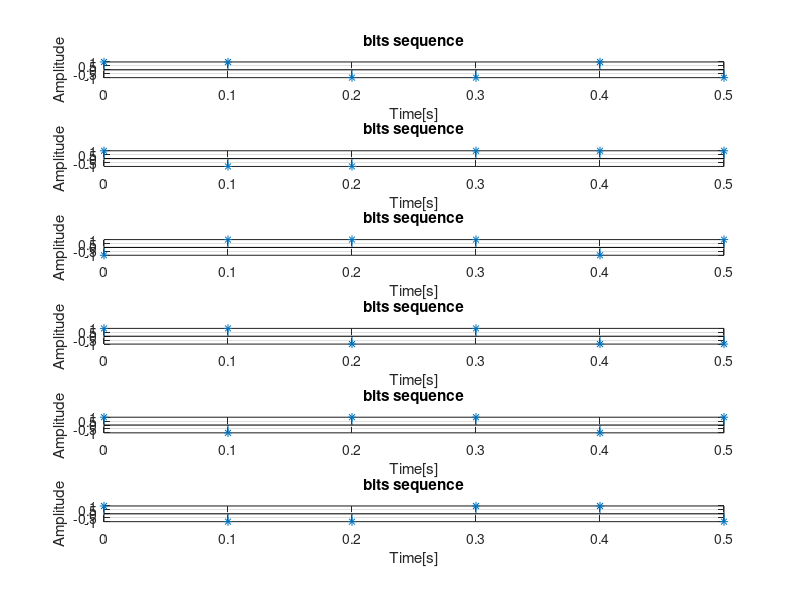
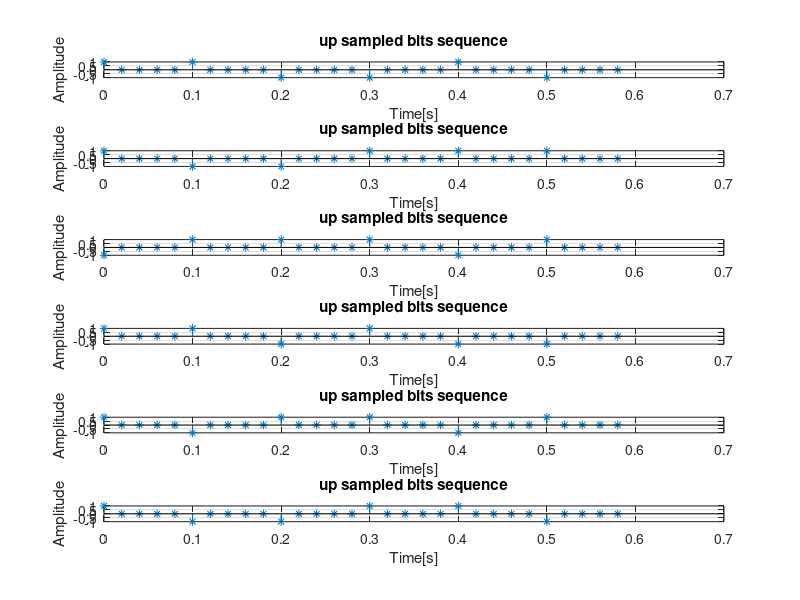
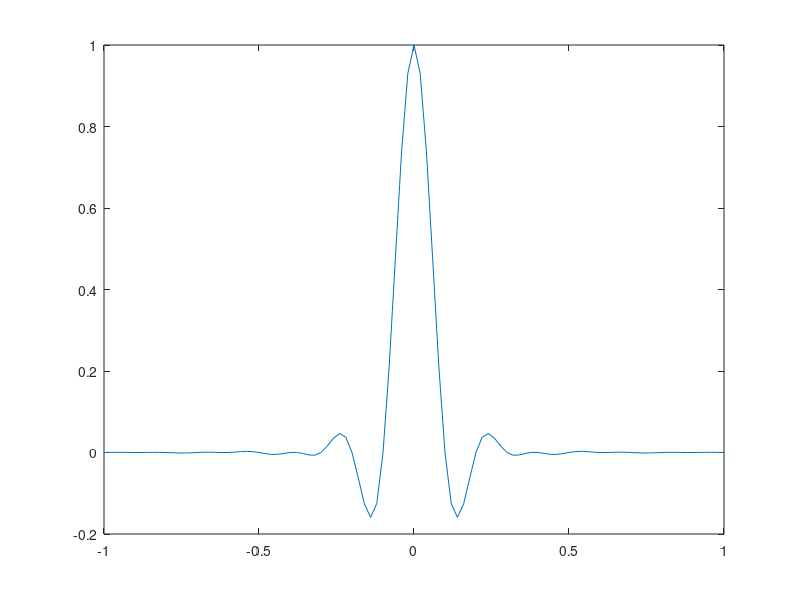
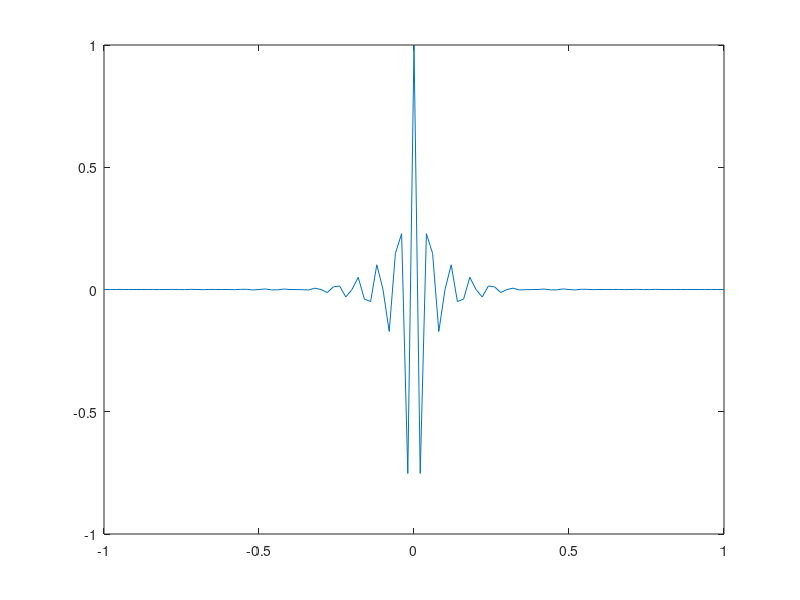

The MATLAB script that drew these images, in order:
%generate random sequences ak  ak = round(rand(10,3))*2 - 1%


nb_elements= 10; %M
nb_sequences= 3 ; %n

function y = a_generator(nb_elements,nb_sequences)
  y= round(rand(nb_elements,nb_sequences))*2 - 1
end


Tb = 0.1; %period of a bit
M =6 ;%length of the message
N = 6; %number of messages
Beta = 5;
Tn = Tb/Beta %period of sampling

ak = a_generator(M,N);
TIME=0:Tb:((M-1)*Tb) %time axis from 0 to (m-1)*tb with tb step

figure(1) %draw the N random sequences
for i=1:N 
  subplot(N,1,i)
  stem(TIME,ak(:,i),'*')
  title('bits sequence');  
  xlabel('Time[s]');
  ylabel('Amplitude');
  grid on;              
end


function y = upsample(ak,Beta)
  row = size(ak)(1);
  col = size(ak)(2);
  y = zeros(Beta*row,col);
  y(1,:)=ak(1,:);
  for i=2:row
   y(i+(Beta-1)*(i-1),:)=ak(i,:);
  end
 end

upsampledsignal= upsample(ak,Beta)

figure(2) %draw the N random sequences with zeros in between for the upsampling
for i=1:N 
  subplot(N,1,i);
  t=0:Tn:((M*Beta-1)*Tn);
  stem(t,upsampledsignal(:,i),'*');
  title('up sampled bits sequence');
  xlabel('Time[s]');
  ylabel('Amplitude');
  grid on;              
end
%pause;

filterr= rcosfir(0.4,10,Beta,Tb);
L=10;
filter_range = ((-L*Tb):Tn:(L*Tb));

for i=1:N 
  %subplot(N,1,i);
  figure(2+i)
  
  carrier(i,:) = cos((4*pi*(i-1)/Tb).*filter_range);
  
  pn = filterr.*carrier(i,:);
  plot(filter_range,pn);  
  
end

%carrier(2,:) = cos((4*pi*1000/Tb)*filter_range);
%carrier(3,:) = cos((4*pi/Tb)*filter_range);
%figure(4)
%plot(filter_range,filterr.*carrier(3,:),filter_range,filterr); 

 
